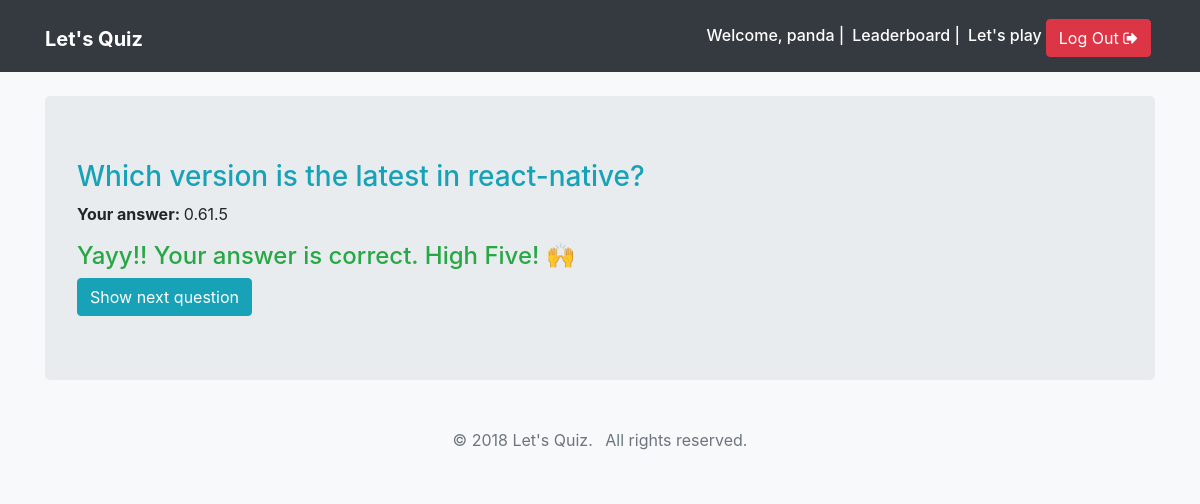
The page /submission-result/1/ (signed in) on the database as committed earlier.
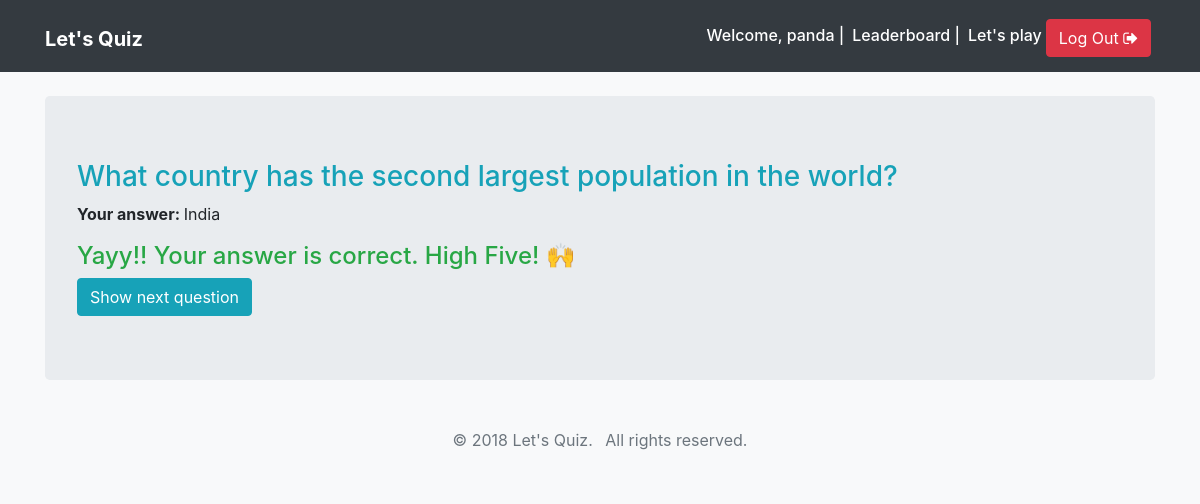
The same page on the database as committed later.
### quiz/models.py (models this page shows, shortened)
class AttemptedQuestion(TimeStampedModel):
    question = models.ForeignKey(Question, on_delete=models.CASCADE)
    quiz_profile = models.ForeignKey(QuizProfile, on_delete=models.CASCADE, related_name='attempts')
    selected_choice = models.ForeignKey(Choice, on_delete=models.CASCADE, null=True)
    is_correct = models.BooleanField(_('Was this attempt correct?'), default=False, null=False)
    marks_obtained = models.DecimalField(_('Marks Obtained'), default=0, decimal_places=2, max_digits=6)

class Question(TimeStampedModel):
    ALLOWED_NUMBER_OF_CORRECT_CHOICES = 1
    html = models.TextField(_('Question Text'))
    is_published = models.BooleanField(_('Has been published?'), default=False, null=False)
    maximum_marks = models.DecimalField(_('Maximum Marks'), default=4, decimal_places=2, max_digits=6)

class Choice(TimeStampedModel):
    MAX_CHOICES_COUNT = 4
    question = models.ForeignKey(Question, related_name='choices', on_delete=models.CASCADE)
    is_correct = models.BooleanField(_('Is this answer correct?'), default=False, null=False)
    html = models.TextField(_('Choice Text'))

### quiz/views.py (the view)
# urls.py: url(r'^submission-result/(?P<attempted_question_pk>\d+)/', views.submission_result, name='submission_result'),
@login_required()
def submission_result(request, attempted_question_pk):
    attempted_question = get_object_or_404(AttemptedQuestion, pk=attempted_question_pk)
    context = {
        'attempted_question': attempted_question,
    }
    return render(request, 'quiz/submission_result.html', context=context)

### templates/quiz/submission_result.html (shortened to what this page needs)
{% extends 'base.html' %}
{% block content %}
<div class="container">
	<div class="jumbotron my-4">
	   	<h3 class="text-info">{{ attempted_question.question.html|safe }}</h3>
		<p>
		    <strong>Your answer: </strong>
		    {{ attempted_question.selected_choice.html|safe }}
		</p>
		{% if attempted_question.selected_choice.is_correct %}
		<h4 class="text-success">Yayy!! Your answer is correct. High Five! 🙌</h4>
		{% else %}
		<h4 class="text-danger">Your answer is incorrect 😟</h4>
		{% endif %}
		<a class="btn btn-info" href="{% url 'quiz:play' %}">Show next question</a>
	</div>
</div>
{% endblock content %}

Rows that differ between the two databases and show on the page:
changed AttemptedQuestion: question.html "Which version is the latest in react-native?" → "What country has the second largest population in the world?"; selected_choice.html "0.61.5" → "India"
